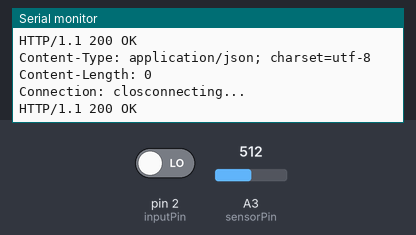
Simulated run of this sketch. Board: Arduino Uno, built with avr-gcc and run on an emulated ATmega328P. Parts: the last lines printed to the serial monitor. Inputs (shaded band) come from the test bench; at power-on: A3 (sensorPin) = 512, pin 2 (inputPin) LOW. WiFi joins after 1.5 s; servers stay silent unless stated; uploads are accepted with an empty reply.

Above: at 6.3 s.
6.4 s: A3 (sensorPin) set to 8
At 6.54 s:
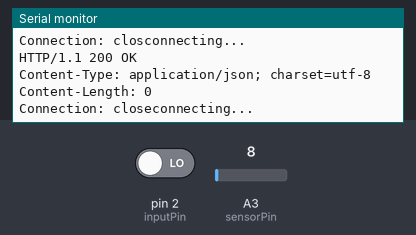
7.9 s: A3 (sensorPin) set to 11
At 8.04 s:
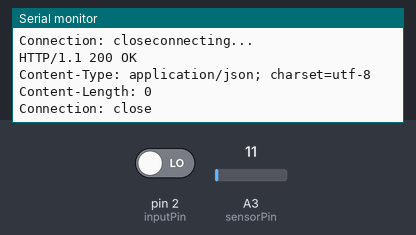
15.4 s: A3 (sensorPin) set to 1007
At 15.96 s:
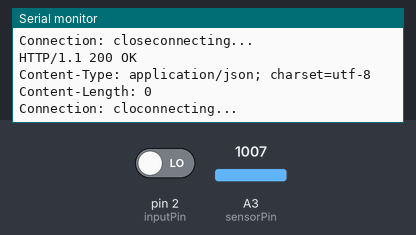
18.4 s: A3 (sensorPin) set to 992
At 18.69 s:
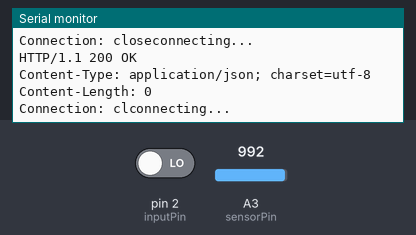

The sketch:

MyWebClient.ino
```cpp
/*
  Web client

 This sketch connects to a website (http://www.google.com)
 using an Arduino Wiznet Ethernet shield.

 Circuit:
 * Ethernet shield attached to pins 10, 11, 12, 13

 created 18 Dec 2009
 modified 9 Apr 2012
 by David A. Mellis

 */

#include <SPI.h>
#include <Ethernet.h>

// Enter a MAC address for your controller below.
// Newer Ethernet shields have a MAC address printed on a sticker on the shield
byte mac[] = { 0x90, 0xA2, 0xDA, 0x0D, 0x7F, 0xE8 };
IPAddress server(134,28,125,30);

// Initialize the Ethernet client library
// with the IP address and port of the server
// that you want to connect to (port 80 is default for HTTP):
EthernetClient client;

int sensorPin = A3;    // select the input pin for the potentiometer
int inputPin = 2;
int sensorValuePoti = 0;  // variable to store the value coming from the sensor
int buttonValue = 0;

unsigned long lastConnectionTime = 0;          // last time you connected to the server, in milliseconds
boolean lastConnected = false;                 // state of the connection last time through the main loop
//const unsigned long postingInterval = 1*1000;  // delay between updates, in milliseconds
const unsigned long postingInterval = 100;  // delay between updates, in milliseconds

void setup() {

  pinMode(inputPin, INPUT);

 // Open serial communications and wait for port to open:
  Serial.begin(9600);


  // start the Ethernet connection:
  if (Ethernet.begin(mac) == 0) {
    Serial.println("Failed to configure Ethernet using DHCP");
    // no point in carrying on, so do nothing forevermore:
    for(;;)
      ;
  } else {
      Serial.println(Ethernet.localIP());
  }

  // give the Ethernet shield a second to initialize:
  delay(1000);
  Serial.println("connecting...");

    // if you get a connection, report back via serial:
  if (client.connect(server, 80)) {
    Serial.println("connected");
  }
  else {
    // if you didn't get a connection to the server:
    Serial.println("connection failed");
  }
}

void loop() {
  // if there's incoming data from the net connection.
  // send it out the serial port.  This is for debugging
  // purposes only:
  if (client.available()) {
    char c = client.read();
    Serial.print(c);
  }

  // if there's no net connection, but there was one last time
  // through the loop, then stop the client:
  if (!client.connected() && lastConnected) {
    Serial.println();
    Serial.println("disconnecting.");
    client.stop();
  }

  // if you're not connected, and ten seconds have passed since
  // your last connection, then connect again and send data:
  if((millis() - lastConnectionTime > postingInterval)) {
    httpRequest();
  }
  // store the state of the connection for next time through
  // the loop:
  lastConnected = client.connected();
}

// this method makes a HTTP connection to the server:
void httpRequest() {

  sensorValuePoti = analogRead(sensorPin);
  buttonValue = digitalRead(inputPin);

  // if there's a successful connection:
  if (client.connect(server, 80)) {
    Serial.println("connecting...");
    // send the HTTP PUT request:
    client.print("GET /api.php?p=");
    client.print(sensorValuePoti);
    client.print("&b=");
    client.print(buttonValue);
    client.println(" HTTP/1.0");
    client.println("Connection: keep-alive");
    client.println();

    // note the time that the connection was made:
    lastConnectionTime = millis();
  }
  else {
    // if you couldn't make a connection:
    Serial.println("connection failed");
    Serial.println("disconnecting.");
    client.stop();
  }
}
```

Measured:
- the behaviour switches between 9 and 10 on A3 (sensorPin) (found by bisection; images 1 and 2)
- the behaviour switches between 1000 and 999 on A3 (sensorPin) (found by bisection; images 3 and 4)
- after the input at 15.4 s, the serial monitor: prints a new line after 0.40 s (image 3)
